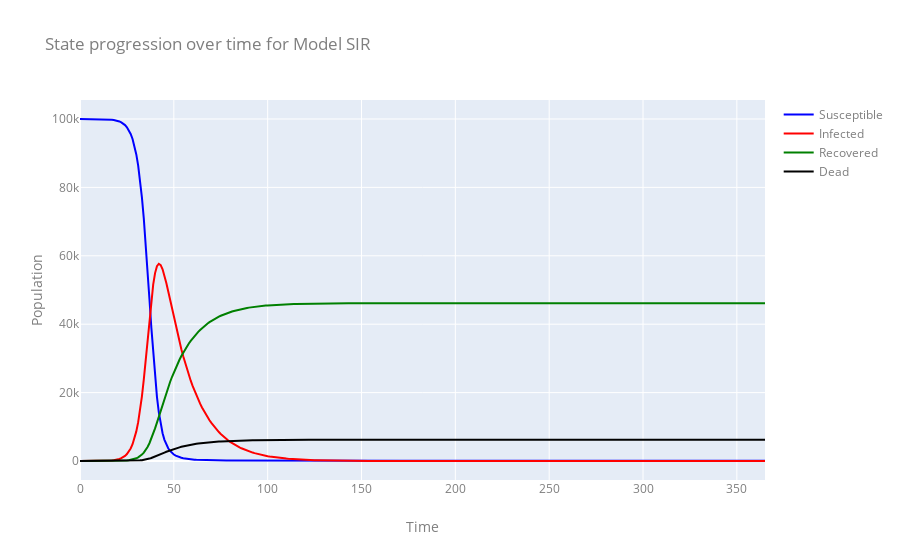

Here is the notebook cell this chart was saved with:
### Markdown cell above
### Adding uncertainty to model parameters
Model parameters can be randomly sampled at the begining of each run by passing a dict to the `dist_params` argument. The dcit should include a parameter name key, which maps to another dict containing the probability distribution name (valid names:`gaussian`, `uniform`, `triangular`, and `exponential`), and the parameters of that distribution along with their corresponding values. 
`e.g. {'param1_name: {'distribution': <dist_name1>, 'values':{<val1name>, : val1, <val2name>: val2, ...}}}`


Note in the example below that distribution parameter names follow the `numpy.random.*` parameter names (e.g. for `uniform` distribution, `np.random.uniform`, params would be `low` and `high`.) See the function  `generate_sample()` in `EpyModels/utils.py` and consult the numpy random function documentation for more details.

### Code cell
sir = SIR(name="SIR",
            population=pop,
            init_s=prop_S,
            init_i=prop_I,
            init_r=prop_R,
            beta=b,
            recovery_duration=d_rec,
            mortality_rate=rate_mort,
            mortality_duration=d_mort,
            dist_params={'beta': {'distribution':'uniform','values':{'low':1/3, 'high':2/3}},'mortality_rate': {'distribution':'uniform','values':{'low':0.05, 'high':0.15}} })


sir.run(T=365)

# Specify which run to plot
plot_states(sir,type='line')

### Figure 1 — Plotly figure (JSON) as saved in the notebook; plotly's stock layout.template omitted (floating-point values rounded to 4 significant figures; data arrays with more than 128 entries replaced by an {"elided": "..."} marker saying what was removed)
{"data": [{"line": {"color": "blue", "width": 2}, "mode": "lines", "name": "Susceptible", "type": "scatter", "x": {"elided": "366 int values"}, "y": {"elided": "366 int values"}}, {"line": {"color": "red", "width": 2}, "mode": "lines", "name": "Infected", "type": "scatter", "x": {"elided": "366 int values"}, "y": {"elided": "366 int values"}}, {"line": {"color": "green", "width": 2}, "mode": "lines", "name": "Recovered", "type": "scatter", "x": {"elided": "366 int values"}, "y": {"elided": "366 int values"}}, {"line": {"color": "black", "width": 2}, "mode": "lines", "name": "Dead", "type": "scatter", "x": {"elided": "366 int values"}, "y": {"elided": "366 int values"}}], "layout": {"autosize": true, "font": {"color": "#7f7f7f", "size": 12}, "title": {"text": "State progression over time for Model SIR"}, "xaxis": {"autorange": true, "range": [0, 365], "title": {"text": "Time"}, "type": "linear"}, "yaxis": {"autorange": true, "range": [-5556.0, 105600.0], "title": {"text": "Population"}, "type": "linear"}}}
